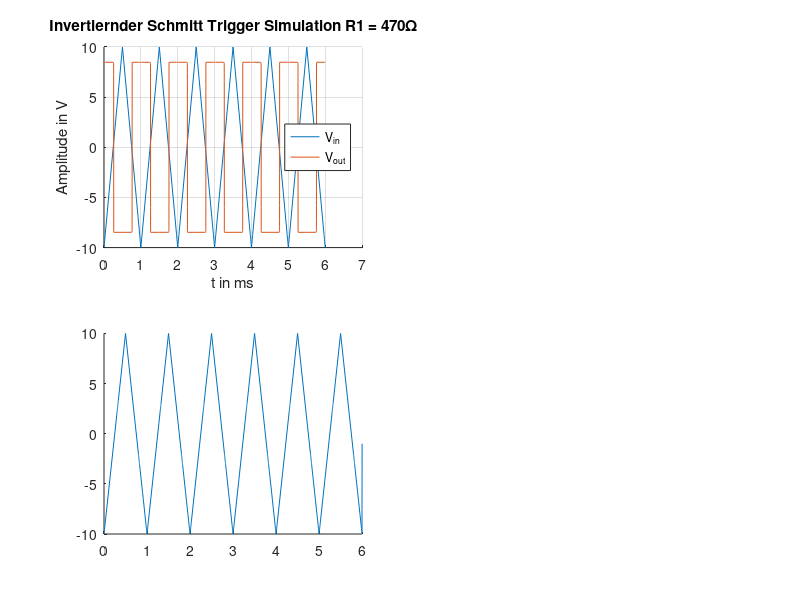

The MATLAB script that drew this image: (Note: this script raises an error after producing the figure.)
clear all 
close all
clc

%% Einlesen der Rohdaten

inv_R470 = fopen('triangle_input_inv_R470.txt','r');
heading_inv_R470 = textscan(inv_R470,'%s %s %s',1);
fgetl(inv_R470);
data_1 = textscan(inv_R470,'%n %n %n');
fclose(inv_R470); 

inv_R4700 = fopen('triangle_input_inv_R4700.txt','r');
heading_inv_R4700 = textscan(inv_R4700,'%s %s %s',1);
fgetl(inv_R4700);
data_2 = textscan(inv_R4700,'%n %n %n');
fclose(inv_R4700); 

noninv_R470 = fopen('triangle_input_R470.txt','r');
heading_noninv_R470 = textscan(noninv_R470,'%s %s %s',1);
fgetl(noninv_R470);
data_3 = textscan(noninv_R470,'%n %n %n');
fclose(noninv_R470); 

noninv_R4700 = fopen('triangle_input_R4700.txt','r');
heading_noninv_R4700 = textscan(noninv_R4700,'%s %s %s',1);
fgetl(noninv_R4700);
data_4 = textscan(noninv_R4700,'%n %n %n');
fclose(noninv_R4700); 

%% Anlegen der Matrizen
time_inv_R470 = cell2mat(data_1(1)).*1e3;
V_in_inv_R470 = cell2mat(data_1(2));
V_out_inv_R470 = cell2mat(data_1(3));

time_inv_R4700 = cell2mat(data_2(1)).*1e3;
V_in_inv_R4700 = cell2mat(data_2(2));
V_out_inv_R4700 = cell2mat(data_2(3));

time_noninv_R470 = cell2mat(data_3(1)).*1e3;
V_in_noninv_R470 = cell2mat(data_3(2));
V_out_noninv_R470 = cell2mat(data_3(3));

time_noninv_R4700 = cell2mat(data_4(1)).*1e3;
V_in_noninv_R4700 = cell2mat(data_4(2));
V_out_noninv_R4700 = cell2mat(data_4(3));

%% Plot der Ergebnisse

figure(1)
subplot(221)
hold all
plot(time_inv_R470, V_in_inv_R470)
plot(time_inv_R470, V_out_inv_R470)
title('Invertiernder Schmitt Trigger Simulation R1 = 470\Omega')
xlabel('t in ms')
ylabel('Amplitude in V')
legend('V_{in}', 'V_{out}')
legend('Location','east')
xlim([0 7])
grid;

figure(1)
subplot(223)
hold all
plot(time_inv_R4700, V_in_inv_R4700)
plot(time_inv_R4700(1:611), V_out_inv_R4700)
title('Invertiernder Schmitt Trigger Simulation R1 = 4700\Omega')
xlabel('t in ms')
ylabel('Amplitude in V')
legend('V_{in}', 'V_{out}')
legend('Location','east')
xlim([0 7])
grid;

figure(1)
subplot(222)
hold all
plot(time_noninv_R470, V_in_noninv_R470)
plot(time_noninv_R470, V_out_noninv_R470)
title('Nicht Invertiernder Schmitt Trigger Simulation R1 = 470\Omega')
xlabel('t in ms')
ylabel('Amplitude in V')
legend('V_{in}', 'V_{out}')
legend('Location','east')
xlim([0 7])
grid;

figure(1)
subplot(224)
hold all
plot(time_noninv_R4700, V_in_noninv_R4700)
plot(time_noninv_R4700(1:585), V_out_noninv_R4700)
title('Nicht Invertiernder Schmitt Trigger Simulation R1 = 4700\Omega')
xlabel('t in ms')
ylabel('Amplitude in V')
legend('V_{in}', 'V_{out}')
legend('Location','east')
xlim([0 7])
grid;



